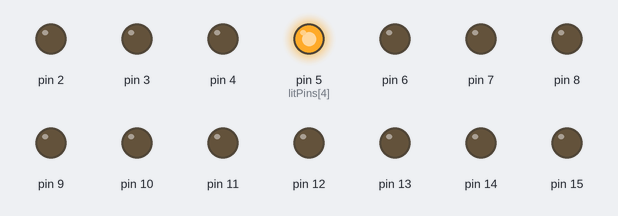
Recording of a sketch running on a simulated Arduino Mega 2560, built with avr-gcc and run on an emulated ATmega2560. Shown: output pins drawn as LEDs (lit = HIGH).

Above: at 0.1 s.
Timing chart, 0 to 1.6 s (numbered marks = the images above):
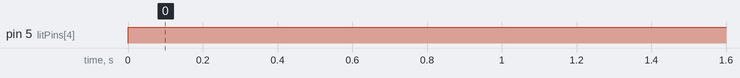

The sketch:

Lighting.ino
```cpp
int allThePins = 52;
int numHolds = 5;

//final declaration of route
int litPins[] = {38, 41, 25, 18, 5};

void setup()
{
  // put your setup code here, to run once:
  for(int i = 0 ; i < allThePins; i++)
  {
    pinMode(i+2, OUTPUT);
  }
}

void loop()
{
  // put your main code here, to run repeatedly:
  lightFinalArray();
  delay(10000);
}

void lightFinalArray()
{
  for(int i = 0; i< numHolds; i++)
  {
    digitalWrite(litPins[i], HIGH);
  }
}
```

Measured:
- by itself, pin 5 (litPins[4]): LOW → HIGH at 0.00 s
